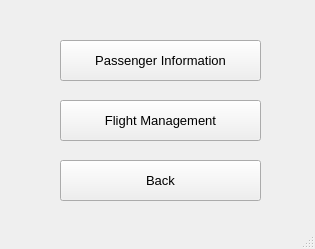
<?xml version="1.0" encoding="UTF-8"?>
<ui version="4.0">
 <class>MainWindow</class>
 <widget class="QMainWindow" name="MainWindow">
  <property name="geometry">
   <rect>
    <x>0</x>
    <y>0</y>
    <width>315</width>
    <height>249</height>
   </rect>
  </property>
  <property name="windowTitle">
   <string>MainWindow</string>
  </property>
  <widget class="QWidget" name="centralwidget">
   <widget class="QPushButton" name="passengerInfoSelect">
    <property name="geometry">
     <rect>
      <x>60</x>
      <y>40</y>
      <width>201</width>
      <height>41</height>
     </rect>
    </property>
    <property name="font">
     <font>
      <pointsize>10</pointsize>
     </font>
    </property>
    <property name="text">
     <string>Passenger Information</string>
    </property>
   </widget>
   <widget class="QPushButton" name="flightManageSelect">
    <property name="geometry">
     <rect>
      <x>60</x>
      <y>100</y>
      <width>201</width>
      <height>41</height>
     </rect>
    </property>
    <property name="font">
     <font>
      <pointsize>10</pointsize>
     </font>
    </property>
    <property name="text">
     <string>Flight Management</string>
    </property>
   </widget>
   <widget class="QPushButton" name="managementBack">
    <property name="geometry">
     <rect>
      <x>60</x>
      <y>160</y>
      <width>201</width>
      <height>41</height>
     </rect>
    </property>
    <property name="font">
     <font>
      <pointsize>10</pointsize>
     </font>
    </property>
    <property name="text">
     <string>Back</string>
    </property>
   </widget>
  </widget>
  <widget class="QMenuBar" name="menubar">
   <property name="geometry">
    <rect>
     <x>0</x>
     <y>0</y>
     <width>315</width>
     <height>26</height>
    </rect>
   </property>
  </widget>
  <widget class="QStatusBar" name="statusbar"/>
 </widget>
 <resources/>
 <connections/>
</ui>
